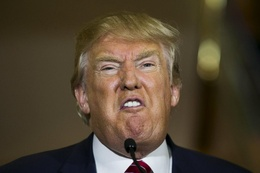
%> input picture trump.jpg, 260 x 173 px, shrunk from 960 x 640 before the run
$ octave threshold.m   (GNU Octave 9; MATLAB toolbox functions it lacks are replaced by stand-ins)
%> lines starting %> are read from the running program, lines starting %| are printed output that depends on the picture
### load_trump.m
I = imread('trump.jpg');
%> I is the input picture: size 173x260x3 uint8; mean R, G, B 81.1, 68.2, 50.3
I = double(rgb2gray(I));
%> I: size 173x260 double
[h, w] = size(I);
%> h = 173; w = 260

### threshold.m
load_trump;

I_FFT = fft2(I);
I_DCT = dct2(I);
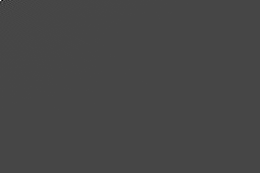
%> I_DCT: size 173x260 double; min -5706.9, max 14860, mean 0.2; drawn with min black and max white

fft2_block = @(block_struct) fft2(block_struct.data);
ifft2_block = @(block_struct) ifft2(block_struct.data);
dct2_block = @(block_struct) dct2(block_struct.data);
idct2_block = @(block_struct) idct2(block_struct.data);
I_FFTBLOCK = blockproc(I, [9 9], fft2_block);
I_DCTBLOCK = blockproc(I, [9 9], dct2_block);

tx_FFT = [];
e_FFT = [];
tx_DCT = [];
e_DCT = [];
tx_FFTBLOCK = [];
e_FFTBLOCK = [];
tx_DCTBLOCK = [];
e_DCTBLOCK = [];

k = 10;
K = 15;

figure
for i = k:K

    s_fft = max(I_FFT(:))/(2^i);
    i_fft = I_FFT;
    % threshold
    i_fft(abs(i_fft) < s_fft) = 0.0;
    % count nb of coef set to 0
    cnt_FFT = sum(sum(abs(i_fft) >= s_fft));
    % reconstruction
    Irec_FFT = double((ifft2(i_fft)));
    % compression ratio and error
    t_FFT = (w*h)/cnt_FFT;
    tx_FFT = [tx_FFT t_FFT];
    e_FFT = [e_FFT norm(I - Irec_FFT, 'fro')];

    s_dct = max(I_DCT(:))/(2^i);
    i_dct = I_DCT;
    % threshold
    i_dct(abs(i_dct) < s_dct) = 0.0;
    % count nb of coef set to 0
    cnt_DCT = sum(sum(abs(i_dct) >= s_dct));
    % reconstruction
    Irec_DCT = double((idct2(i_dct)));
    % compression ratio and error
    t_DCT = (w*h)/cnt_DCT;
    tx_DCT = [tx_DCT t_DCT];
    e_DCT = [e_DCT norm(I - Irec_DCT, 'fro')];

    subplot(2,K - k + 1,i - k + 1) , imshow(Irec_FFT, []);
    title(strcat('fft compression :', num2str(t_FFT)));
    subplot(2,K - k + 1, i + (K - k + 1) - k + 1) , imshow(Irec_DCT, []);
    title(strcat('dct compression :', num2str(t_DCT)));

end
%> this loop made 6 passes
%> (s_fft, cnt_FFT, t_FFT, tx_FFT, e_FFT, s_dct, cnt_DCT, t_DCT) on passes 1 to 6: (3077.7, 6281, 7.16, 7.16, 1100.1, 14.51, 5002, 8.99), (1538.9, 13587, 3.31, [7.16 3.31], [1100.1 648], 7.26, 11249, 4), (769.4, 25269, 1.78, [7.16 3.31 1.78], [1100.1 648 315.1], 3.63, 21117, 2.13), (384.7, 36930, 1.22, [7.16 3.31 1.78 1.22], [1100.1 648 315.1 109.4], 1.81, 31057, 1.45), (192.4, 42572, 1.06, [7.16 3.31 1.78 1.22 1.06], [1100.1 648 315.1 109.4 31.18], 0.907, 37714, 1.19), (96.18, 44348, 1.01, [7.16 3.31 1.78 1.22 1.06 1.01], [1100.1 648 315.1 109.4 31.18 8.2], 0.453, 41314, 1.09)
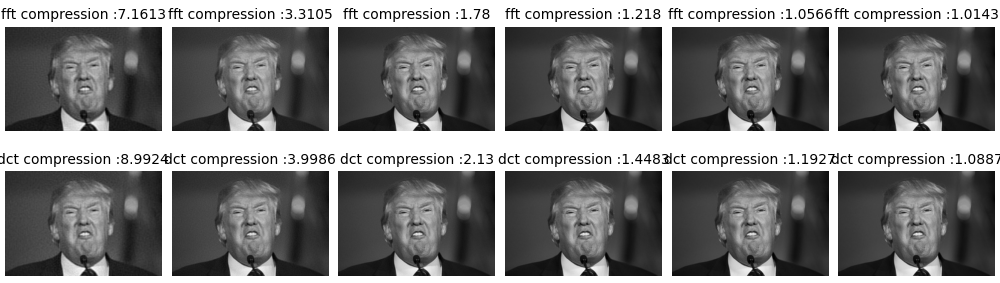
%> figure redrawn from the program's plot data, 12 panels

k = k-6;
K = K-6;
figure
for i = k:K

    s_fftblock = max(I_FFTBLOCK(:))/(2^i);
    i_fftblock = I_FFTBLOCK;
    % threshold
    i_fftblock(abs(i_fftblock) < s_fftblock) = 0.0;
    % count nb of coef set to 0
    cnt_FFTBLOCK = sum(sum(abs(i_fftblock) >= s_fftblock));
    % reconstruction
    Irec_FFTBLOCK = blockproc(i_fftblock, [9 9], ifft2_block);
    % compression ratio and error
    t_FFTBLOCK = (w*h)/cnt_FFTBLOCK;
    tx_FFTBLOCK = [tx_FFTBLOCK t_FFTBLOCK];
    e_FFTBLOCK = [e_FFTBLOCK norm(I - Irec_FFTBLOCK, 'fro')];

    s_dctblock = max(I_DCTBLOCK(:))/(2^i);
    i_dctblock = I_DCTBLOCK;
    % threshold
    i_dctblock(abs(i_dctblock) < s_dctblock) = 0.0;
    % count nb of coef set to 0
    cnt_DCTBLOCK = sum(sum(abs(i_dctblock) >= s_dctblock));
    % reconstruction
    Irec_DCTBLOCK = blockproc(i_dctblock, [9 9], idct2_block);
    % compression ratio and error
    t_DCTBLOCK = (w*h)/cnt_DCTBLOCK;
    tx_DCTBLOCK = [tx_DCTBLOCK t_DCTBLOCK];
    e_DCTBLOCK = [e_DCTBLOCK norm(I - Irec_DCTBLOCK, 'fro')];

    subplot(2,K - k + 1,i - k + 1) , imshow(Irec_FFTBLOCK, []);
    title(strcat('fft block compression :', num2str(t_FFTBLOCK)));
    subplot(2,K - k + 1, i + (K - k + 1) - k + 1) , imshow(Irec_DCTBLOCK, []);
    title(strcat('dct block compression :', num2str(t_DCTBLOCK)));
end
%> this loop made 6 passes
%> (s_fftblock, cnt_FFTBLOCK, t_FFTBLOCK, tx_FFTBLOCK, e_FFTBLOCK, s_dctblock, cnt_DCTBLOCK, t_DCTBLOCK) on passes 1 to 6: (1137.6, 670, 67.13, 67.13, 2675.8, 126.4, 685, 65.66), (568.8, 1066, 42.2, [67.13 42.2], [2675.8 2006.9], 63.2, 1028, 43.75), (284.4, 2072, 21.71, [67.13 42.2 21.71], [2675.8 2006.9 1387.5], 31.6, 1713, 26.26), (142.2, 4271, 10.53, [67.13 42.2 21.71 10.53], [2675.8 2006.9 1387.5 872.4], 15.8, 3069, 14.66), (71.1, 8192, 5.49, [67.13 42.2 21.71 10.53 5.49], [2675.8 2006.9 1387.5 872.4 493.1], 7.9, 5502, 8.18), (35.55, 13496, 3.33, [67.13 42.2 21.71 10.53 5.49 3.33], [2675.8 2006.9 1387.5 872.4 493.1 254.3], 3.95, 9321, 4.83)
%> pass 1, `Irec_FFTBLOCK = blockproc(i_fftblock, [9 9], ifft2_block);`:
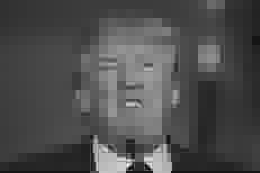
%> Irec_FFTBLOCK: size 173x260 double; min -27.07, max 290.5, mean 69.8; drawn with min black and max white
%> pass 1, `Irec_DCTBLOCK = blockproc(i_dctblock, [9 9], idct2_block);`:
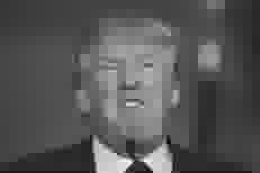
%> Irec_DCTBLOCK: size 173x260 double; min -31.2, max 268.5, mean 69.9; drawn with min black and max white
%> pass 2, `Irec_FFTBLOCK = blockproc(i_fftblock, [9 9], ifft2_block);`:
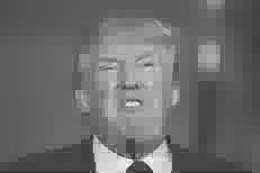
%> Irec_FFTBLOCK: size 173x260 double; min -69.82, max 260.9, mean 69.9; drawn with min black and max white
%> after the loop:
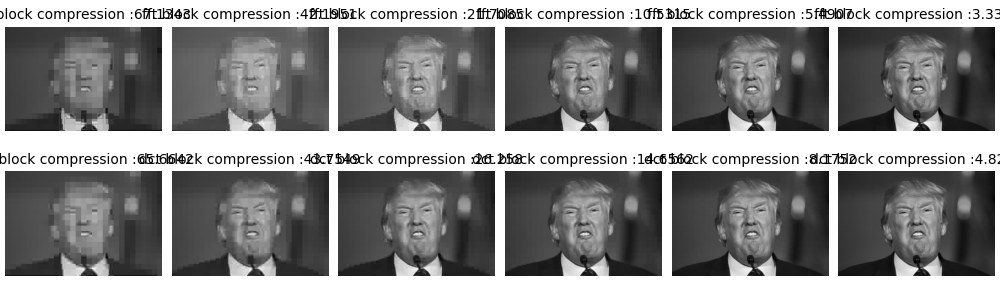
%> figure redrawn from the program's plot data, 12 panels

figure
plot(tx_FFT , e_FFT);
hold on
plot(tx_DCT, e_DCT);
hold on
plot(tx_FFTBLOCK , e_FFTBLOCK);
hold on
plot(tx_DCTBLOCK , e_DCTBLOCK);
hold on
xlabel('compression ratio')
ylabel('error')
legend('FFT', 'DCT', 'FFT block', 'DCT block')
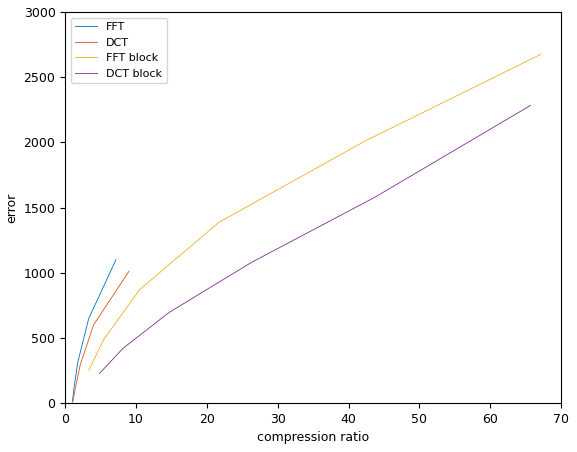
%> figure redrawn from the program's plot data

$ run again, with putin.jpg copied over trump.jpg
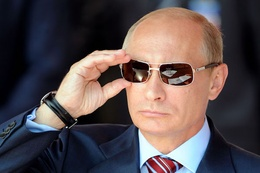
%> input picture putin.jpg, 260 x 173 px, shrunk from 600 x 400 before the run
%> I is the input picture: size 173x260x3 uint8; mean R, G, B 88.9, 77, 78.3
%> I: size 173x260 double
%> the loop `for i = k:K` made 6 passes
%> (s_fft, cnt_FFT, t_FFT, tx_FFT, e_FFT, s_dct, cnt_DCT, t_DCT) on passes 1 to 4: (3544.4, 9603, 4.68, 4.68, 1473.7, 16.71, 8538, 5.27), (1772.2, 20647, 2.18, [4.68 2.18], [1473.7 764.2], 8.36, 17705, 2.54), (886.1, 33575, 1.34, [4.68 2.18 1.34], [1473.7 764.2 296.1], 4.18, 28277, 1.59), (443.1, 41287, 1.09, [4.68 2.18 1.34 1.09], [1473.7 764.2 296.1 87.73], 2.09, 36090, 1.25)
%> the loop `for i = k:K` made 6 passes
%> (s_fftblock, cnt_FFTBLOCK, t_FFTBLOCK, tx_FFTBLOCK, e_FFTBLOCK, s_dctblock, cnt_DCTBLOCK, t_DCTBLOCK) on passes 1 to 3: (1235.9, 844, 53.29, 53.29, 4095, 137.3, 822, 54.72), (618, 1745, 25.78, [53.29 25.78], [4095 2845.5], 68.66, 1463, 30.75), (309, 3640, 12.36, [53.29 25.78 12.36], [4095 2845.5 1852.3], 34.33, 2852, 15.77)
%> pass 1, `Irec_DCTBLOCK = blockproc(i_dctblock, [9 9], idct2_block);`:
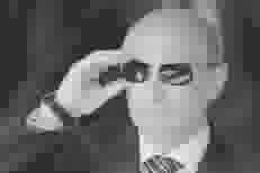
%> Irec_DCTBLOCK: size 173x260 double; min -62.6, max 279.9, mean 79.6; drawn with min black and max white
%> `legend('FFT', 'DCT', 'FFT block', 'DCT block')`:
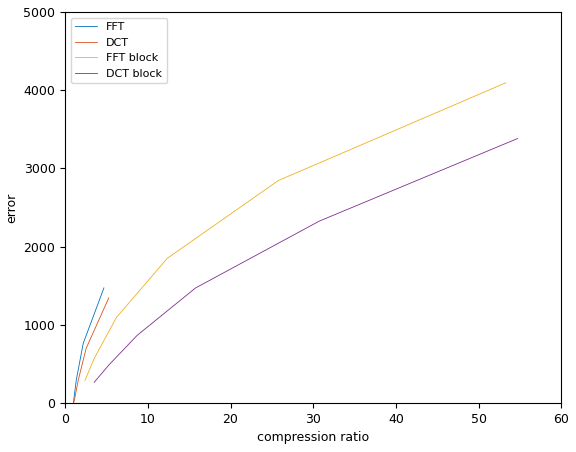
%> figure redrawn from the program's plot data
